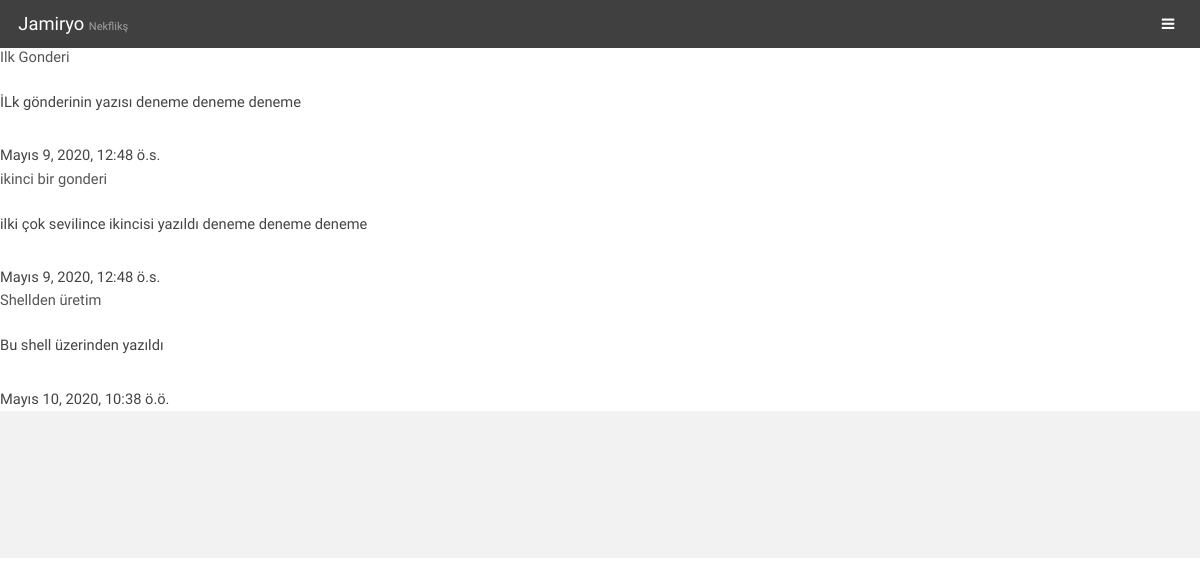
The page /blog/ (signed in) on the database as committed earlier.
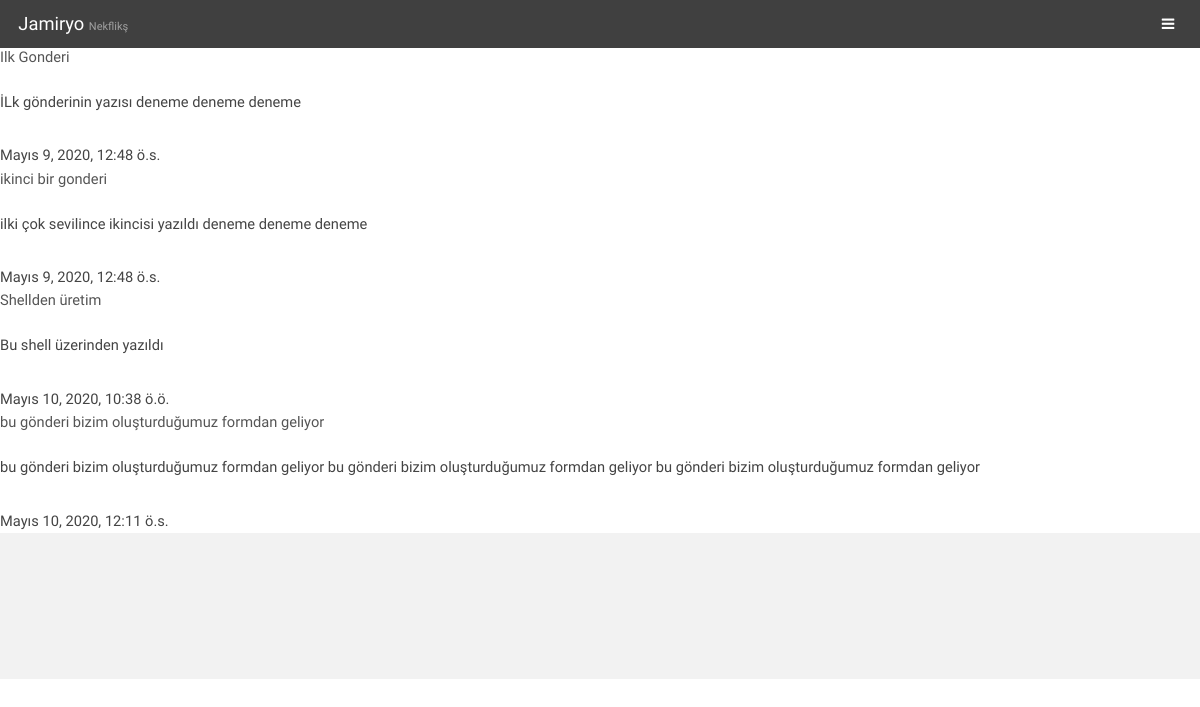
The same page on the database as committed later.
### Blog/models.py (models this page shows, shortened)
class BlogGonderi(models.Model):
    yazar = models.ForeignKey("auth.User",on_delete=models.CASCADE)
    baslik = models.CharField(max_length=200)
    yazi = models.TextField()
    eposta = models.EmailField()
    olusturma_zamani = models.DateTimeField(default=timezone.now)
    yayim_zamani = models.DateTimeField(blank=True,null=True)

### Blog/views.py (the view)
# urls.py: path('',views.gonderi_list,name="listgonderi"),
def gonderi_list(request):
    gonderiler = BlogGonderi.objects.filter(yazar=request.user)
    return render(request,'Blog/gonderilist.html',{"gonderiler":gonderiler})

### Templates/Blog/gonderilist.html (shortened to what this page needs)
{% extends '../generic.html' %}
{% block icerik %}
{% for gonderi in gonderiler %}
    <h1> {{gonderi.baslik}} </h1>
    <p> {{gonderi.yazi}} </p>
{{ gonderi.olusturma_zamani }}
{% endfor %}
{% endblock icerik %}

Rows that differ between the two databases and show on the page:
added BlogGonderi: baslik "bu gönderi bizim oluşturduğumuz formdan geliyor", yazi "bu gönderi bizim oluşturduğumuz formdan geliyor bu gönderi bizim oluşturduğumuz formdan geliyor bu gönderi bizim oluşturduğumuz formdan geliyor", olusturma_zamani "Mayıs 10, 2020, 12:11 ö.s."
